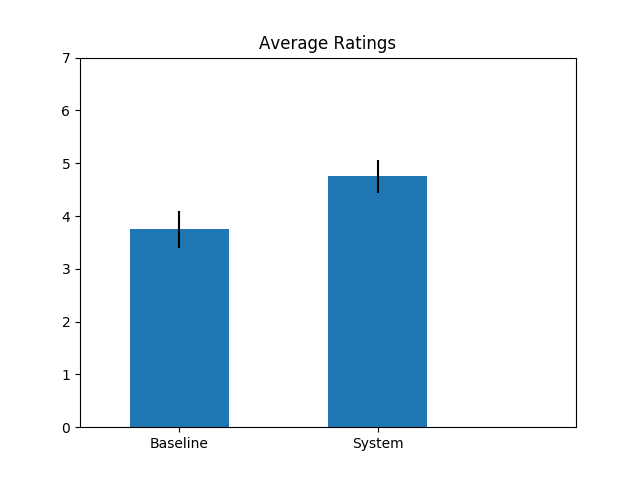

This figure's Python source:
import numpy as np
#from pylab import *
import matplotlib.pyplot as plt

labels = ["Baseline", "System"]
data =   [3.75               , 4.75]
error =  [0.3497             , 0.3108]

xlocations = np.array(range(len(data)))+0.5
width = 0.5
plt.bar(xlocations, data, yerr=error, width=width)
plt.yticks(range(0, 8))
plt.xticks(xlocations + width/2, labels)
plt.xlim(0, xlocations[-1]+width*2)
plt.title("Average Ratings")

plt.savefig('bars_with_errors.png')
plt.show()

